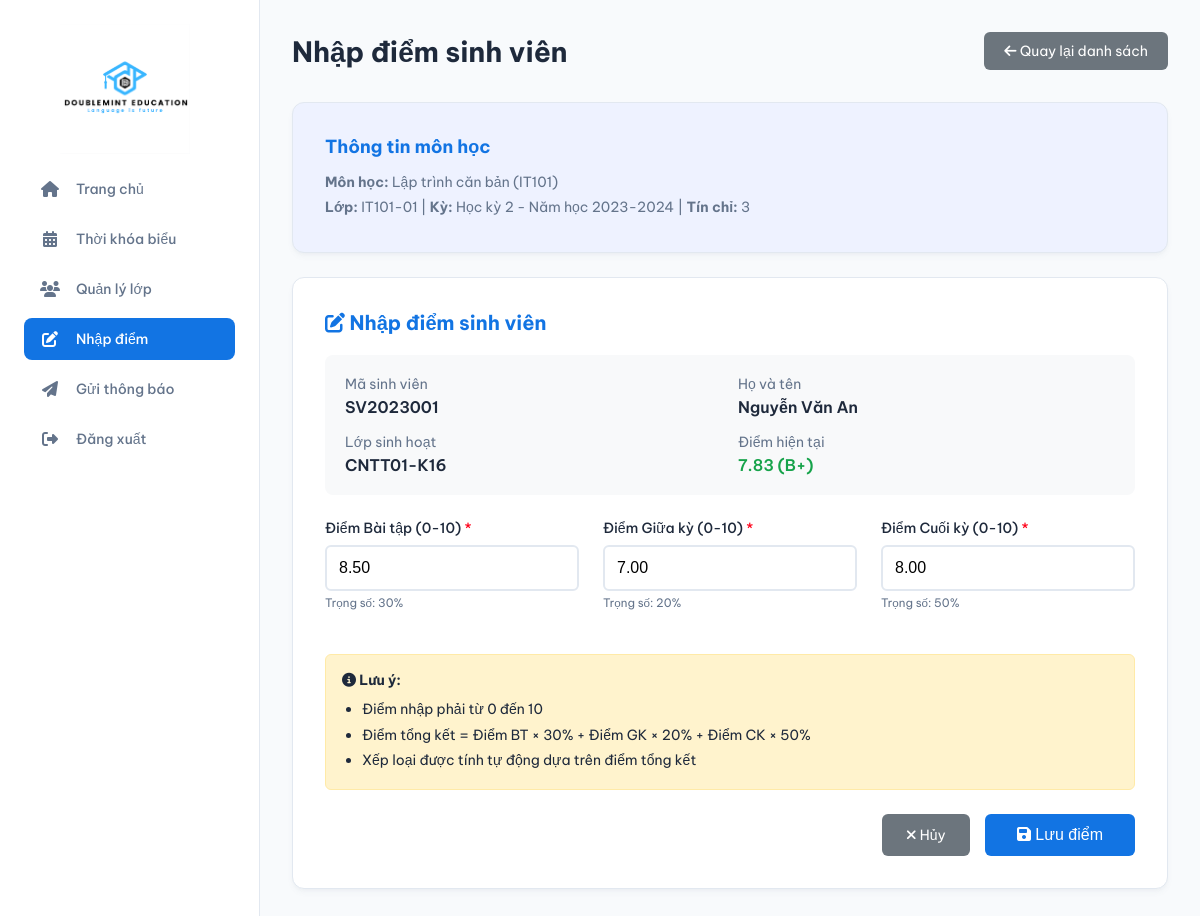
Page /teacher/nhap_diem.php?enrollment_id=1 (signed in) on the committed database.
### tables this page shows
CREATE TABLE enrollments (
    id INT AUTO_INCREMENT PRIMARY KEY,
    student_id INT NOT NULL,
    class_course_id INT NOT NULL,
    enrollment_date TIMESTAMP DEFAULT CURRENT_TIMESTAMP,
    status ENUM('registered', 'studying', 'completed', 'dropped') DEFAULT 'registered',
    FOREIGN KEY (student_id) REFERENCES students(id) ON DELETE CASCADE,
    FOREIGN KEY (class_course_id) REFERENCES class_courses(id) ON DELETE CASCADE,
    UNIQUE KEY unique_enrollment (student_id, class_course_id),
    INDEX idx_student (student_id),
    INDEX idx_class_course (class_course_id)
);

CREATE TABLE courses (
    id INT AUTO_INCREMENT PRIMARY KEY,
    course_code VARCHAR(20) UNIQUE NOT NULL,
    course_name VARCHAR(200) NOT NULL,
    credits INT NOT NULL,
    max_students INT DEFAULT 50,
    description TEXT,
    created_at TIMESTAMP DEFAULT CURRENT_TIMESTAMP,
    INDEX idx_course_code (course_code)
);

CREATE TABLE class_courses (
    id INT AUTO_INCREMENT PRIMARY KEY,
    course_id INT NOT NULL,
    teacher_id INT NOT NULL,
    semester_id INT NOT NULL,
    class_name VARCHAR(100) NOT NULL,
    schedule TEXT,
    room VARCHAR(50),
    current_students INT DEFAULT 0,
    max_students INT DEFAULT 50,
    status ENUM('open', 'full', 'closed') DEFAULT 'open',
    created_at TIMESTAMP DEFAULT CURRENT_TIMESTAMP,
    FOREIGN KEY (course_id) REFERENCES courses(id) ON DELETE CASCADE,
    FOREIGN KEY (teacher_id) REFERENCES teachers(id) ON DELETE CASCADE,
    FOREIGN KEY (semester_id) REFERENCES semesters(id) ON DELETE CASCADE,
    INDEX idx_semester (semester_id),
    INDEX idx_teacher (teacher_id)
);

CREATE TABLE semesters (
    id INT AUTO_INCREMENT PRIMARY KEY,
    semester_name VARCHAR(50) NOT NULL,
    semester_code VARCHAR(20) UNIQUE NOT NULL,
    start_date DATE NOT NULL,
    end_date DATE NOT NULL,
    is_active ENUM('yes', 'no') DEFAULT 'no',
    created_at TIMESTAMP DEFAULT CURRENT_TIMESTAMP
);

CREATE TABLE students (
    id INT AUTO_INCREMENT PRIMARY KEY,
    user_id INT NOT NULL,
    student_code VARCHAR(20) UNIQUE NOT NULL,
    class VARCHAR(50),
    major VARCHAR(100),
    enrollment_year INT,
    gpa DECIMAL(3,2) DEFAULT 0.00,
    total_credits INT DEFAULT 0,
    FOREIGN KEY (user_id) REFERENCES users(id) ON DELETE CASCADE,
    INDEX idx_student_code (student_code)
);

CREATE TABLE users (
    id INT AUTO_INCREMENT PRIMARY KEY,
    email VARCHAR(100) UNIQUE NOT NULL,
    password VARCHAR(255) NOT NULL,
    role ENUM('student', 'teacher', 'admin') NOT NULL,
    full_name VARCHAR(100) NOT NULL,
    phone VARCHAR(15),
    address TEXT,
    status ENUM('active', 'inactive') DEFAULT 'active',
    created_at TIMESTAMP DEFAULT CURRENT_TIMESTAMP,
    updated_at TIMESTAMP DEFAULT CURRENT_TIMESTAMP ON UPDATE CURRENT_TIMESTAMP,
    INDEX idx_email (email),
    INDEX idx_role (role)
);

CREATE TABLE grades (
    id INT AUTO_INCREMENT PRIMARY KEY,
    enrollment_id INT NOT NULL,
    assignment_score DECIMAL(4,2) DEFAULT NULL,
    midterm_score DECIMAL(4,2) DEFAULT NULL,
    final_score DECIMAL(4,2) DEFAULT NULL,
    total_score DECIMAL(4,2) DEFAULT NULL,
    letter_grade VARCHAR(5) DEFAULT NULL,
    updated_at TIMESTAMP DEFAULT CURRENT_TIMESTAMP ON UPDATE CURRENT_TIMESTAMP,
    FOREIGN KEY (enrollment_id) REFERENCES enrollments(id) ON DELETE CASCADE,
    UNIQUE KEY unique_grade (enrollment_id)
);

### config/auth.php (called while the page is built, shortened)
<?php
function isLoggedIn() {
    return isset($_SESSION['user_id']) && isset($_SESSION['role']);
}
function getCurrentUser() {
    if (isLoggedIn()) {
        return array(
            'id' => $_SESSION['user_id'] ?? null,
            'email' => $_SESSION['email'] ?? '',
            'role' => $_SESSION['role'] ?? '',
            'full_name' => $_SESSION['full_name'] ?? ''
        );
    }
    return null;
}
function getTeacherIdByUserId($conn, $userId) {
    $sql = "SELECT id FROM teachers WHERE user_id = " . intval($userId);
    $result = fetchOne($conn, $sql);
    return $result ? $result['id'] : null;
}
?>

### config/db_connect.php (called while the page is built, shortened)
<?php
function executeQuery($conn, $sql) {
    $result = $conn->query($sql);
    return $result;
}
function fetchOne($conn, $sql) {
    $result = executeQuery($conn, $sql);
    if ($result && $result->num_rows > 0) {
        return $result->fetch_assoc();
    }
    return null;
}
?>

### teacher/nhap_diem.php (the view, shortened to what this page needs)
<?php
require_once '../config/db_connect.php';
require_once '../config/auth.php';
$currentUser = getCurrentUser();
$teacherId = getTeacherIdByUserId($conn, $currentUser['id']);
$enrollmentId = intval($_GET['enrollment_id'] ?? 0);
$studentInfo = null;
if ($enrollmentId > 0) {
    $sqlStudent = "SELECT s.student_code, u.full_name, s.class as student_class,
                   e.id as enrollment_id, e.class_course_id,
                   cc.class_name, c.course_code, c.course_name, c.credits, sem.semester_name,
                   g.assignment_score, g.midterm_score, g.final_score, g.total_score, g.letter_grade
                   FROM enrollments e
                   INNER JOIN students s ON e.student_id = s.id
                   INNER JOIN users u ON s.user_id = u.id
                   INNER JOIN class_courses cc ON e.class_course_id = cc.id
                   INNER JOIN courses c ON cc.course_id = c.id
                   INNER JOIN semesters sem ON cc.semester_id = sem.id
                   LEFT JOIN grades g ON e.id = g.enrollment_id
                   WHERE e.id = $enrollmentId AND cc.teacher_id = $teacherId";
    $studentInfo = fetchOne($conn, $sqlStudent);
}
include '../includes/header.php';
?>
<div class="main-header">
    <div class="page-title">
        <h1><?php echo $enrollmentId > 0 ? 'Nhập điểm sinh viên' : 'Danh sách sinh viên'; ?></h1>
    </div>
    <?php if ($enrollmentId > 0 && $studentInfo): ?>
        <a href="nhap_diem.php?class_id=<?php echo $studentInfo['class_course_id']; ?>"
           style="padding: 10px 20px; background-color: #6c757d; color: white; border-radius: 6px; text-decoration: none;">
            <i class="fas fa-arrow-left"></i> Quay lại danh sách
        </a>
    <?php endif; ?>
</div>
<?php if ($enrollmentId > 0 && $studentInfo): ?>
    <div class="card" style="margin-bottom: 24px; background-color: #eef2ff;">
        <h2 style="font-size: 18px; margin-bottom: 12px; color: var(--primary-color);">
            Thông tin môn học
        </h2>
        <p style="color: var(--text-secondary); line-height: 1.8;">
            <strong>Môn học:</strong> <?php echo htmlspecialchars($studentInfo['course_name']); ?> (<?php echo htmlspecialchars($studentInfo['course_code']); ?>)<br>
            <strong>Lớp:</strong> <?php echo htmlspecialchars($studentInfo['class_name']); ?> |
            <strong>Kỳ:</strong> <?php echo htmlspecialchars($studentInfo['semester_name']); ?> |
            <strong>Tín chỉ:</strong> <?php echo $studentInfo['credits']; ?>
        </p>
    </div>
    <div class="card">
        <h2 style="font-size: 20px; margin-bottom: 20px; color: var(--primary-color);">
            <i class="fas fa-edit"></i> Nhập điểm sinh viên
        </h2>
        <div style="background-color: #f8f9fa; padding: 20px; border-radius: 8px; margin-bottom: 24px;">
            <div style="display: grid; grid-template-columns: repeat(2, 1fr); gap: 16px;">
                <div>
                    <p style="color: var(--text-secondary); margin-bottom: 4px;">Mã sinh viên</p>
                    <p style="font-weight: 600; font-size: 16px;"><?php echo htmlspecialchars($studentInfo['student_code']); ?></p>
                </div>
                <div>
                    <p style="color: var(--text-secondary); margin-bottom: 4px;">Họ và tên</p>
                    <p style="font-weight: 600; font-size: 16px;"><?php echo htmlspecialchars($studentInfo['full_name']); ?></p>
                </div>
                <div>
                    <p style="color: var(--text-secondary); margin-bottom: 4px;">Lớp sinh hoạt</p>
                    <p style="font-weight: 600; font-size: 16px;"><?php echo htmlspecialchars($studentInfo['student_class']); ?></p>
                </div>
                <div>
                    <p style="color: var(--text-secondary); margin-bottom: 4px;">Điểm hiện tại</p>
                    <p style="font-weight: 600; font-size: 16px;">
                        <?php
                            if ($studentInfo['total_score'] !== null) {
                                $color = $studentInfo['total_score'] >= 5.0 ? '#16a34a' : '#dc2626';
                                echo "<span style='color: $color;'>" . number_format($studentInfo['total_score'], 2) . " (" . htmlspecialchars($studentInfo['letter_grade']) . ")</span>";
                            } else {
                                echo '<span style="color: #999;">Chưa có điểm</span>';
                            }
                        ?>
                    </p>
                </div>
            </div>
        </div>
        <form method="POST" action="">
            <div style="display: grid; grid-template-columns: repeat(3, 1fr); gap: 24px; margin-bottom: 24px;">
                <div class="form-group">
                    <label style="display: block; margin-bottom: 8px; font-weight: 500;">
                        Điểm Bài tập (0-10) <span style="color: var(--danger-color);">*</span>
                    </label>
                    <input type="number" step="0.01" min="0" max="10" name="assignment_score"
                           value="<?php echo $studentInfo['assignment_score'] ?? ''; ?>" required
                           style="width: 100%; padding: 12px; border: 2px solid var(--border-color); border-radius: 6px; font-size: 16px;">
                    <small style="color: var(--text-secondary); display: block; margin-top: 4px;">Trọng số: 30%</small>
                </div>
                <div class="form-group">
                    <label style="display: block; margin-bottom: 8px; font-weight: 500;">
                        Điểm Giữa kỳ (0-10) <span style="color: var(--danger-color);">*</span>
                    </label>
                    <input type="number" step="0.01" min="0" max="10" name="midterm_score"
                           value="<?php echo $studentInfo['midterm_score'] ?? ''; ?>" required
                           style="width: 100%; padding: 12px; border: 2px solid var(--border-color); border-radius: 6px; font-size: 16px;">
                    <small style="color: var(--text-secondary); display: block; margin-top: 4px;">Trọng số: 20%</small>
                </div>
                <div class="form-group">
                    <label style="display: block; margin-bottom: 8px; font-weight: 500;">
                        Điểm Cuối kỳ (0-10) <span style="color: var(--danger-color);">*</span>
                    </label>
                    <input type="number" step="0.01" min="0" max="10" name="final_score"
                           value="<?php echo $studentInfo['final_score'] ?? ''; ?>" required
                           style="width: 100%; padding: 12px; border: 2px solid var(--border-color); border-radius: 6px; font-size: 16px;">
                    <small style="color: var(--text-secondary); display: block; margin-top: 4px;">Trọng số: 50%</small>
                </div>
            </div>
            <div style="background-color: #fff3cd; padding: 16px; border-radius: 6px; margin-bottom: 24px; border: 1px solid #ffeaa7;">
                <strong><i class="fas fa-info-circle"></i> Lưu ý:</strong>
                <ul style="margin: 8px 0 0 20px; line-height: 1.8;">
                    <li>Điểm nhập phải từ 0 đến 10</li>
                    <li>Điểm tổng kết = Điểm BT × 30% + Điểm GK × 20% + Điểm CK × 50%</li>
                    <li>Xếp loại được tính tự động dựa trên điểm tổng kết</li>
                </ul>
            </div>
            <div style="text-align: right;">
                <a href="nhap_diem.php?class_id=<?php echo $studentInfo['class_course_id']; ?>"
                   style="padding: 12px 24px; background-color: #6c757d; color: white; border-radius: 6px; text-decoration: none; margin-right: 12px; display: inline-block;">
                    <i class="fas fa-times"></i> Hủy
                </a>
                <button type="submit" name="save_grade"
                        style="padding: 12px 32px; background-color: var(--primary-color); color: white; border: none; border-radius: 6px; cursor: pointer; font-size: 16px; font-weight: 500;">
                    <i class="fas fa-save"></i> Lưu điểm
                </button>
            </div>
        </form>
    </div>
<?php endif; ?>
<?php include '../includes/footer.php'; ?>

### assets/css/style.css (style rules this page uses)
:root { --primary-color: #1274e3; --secondary-color: #f8fafc; --sidebar-bg: #ffffff; --text-primary: #1e293b; --text-secondary: #64748b; --border-color: #e2e8f0; --shadow-color: rgba(100, 116, 139, 0.06); --danger-color: #ff0019; }
* { box-sizing: border-box; margin: 0; padding: 0; }
body { font-family: 'Be Vietnam Pro', sans-serif; background-color: var(--secondary-color); color: var(--text-primary); font-size: 14px; -webkit-font-smoothing: antialiased; -moz-osx-font-smoothing: grayscale; }
.app-body { display: flex; }
.main-header { display: flex; justify-content: space-between; align-items: center; margin-bottom: 32px; }
.main-header .page-title h1 { font-size: 28px; font-weight: 700; color: var(--text-primary); }
.card { background-color: #ffffff; padding: 32px; border-radius: 12px; border: 1px solid var(--border-color); box-shadow: 0 4px 6px -1px var(--shadow-color), 0 2px 4px -2px var(--shadow-color); }
.main-content .form-group { margin-bottom: 20px; }
.main-content .form-group label { display: block; font-weight: 500; margin-bottom: 8px; }
.main-content .form-group input, .main-content .form-group select, .main-content .form-group textarea { width: 100%; padding: 12px; border: 1px solid var(--border-color); border-radius: 6px; font-size: 14px; background-color: #fff; }

### rows in the picture
enrollments: courses.course_name "Lập trình căn bản", courses.course_code "IT101", class_course.class_name "IT101-01", semesters.semester_name "Học kỳ 2 - Năm học 2023-2024", courses.credits "3", student.student_code "SV2023001", users.full_name "Nguyễn Văn An", student.class "CNTT01-K16", grades.total_score "7.83", grades.letter_grade "B+", assignment_score "8.50", midterm_score "7.00", final_score "8.00"

### other values in the picture
$menu['text'] "Trang chủ"
$menu['text'] "Thời khóa biểu"
$menu['text'] "Quản lý lớp"
$menu['text'] "Nhập điểm"
$menu['text'] "Gửi thông báo"
